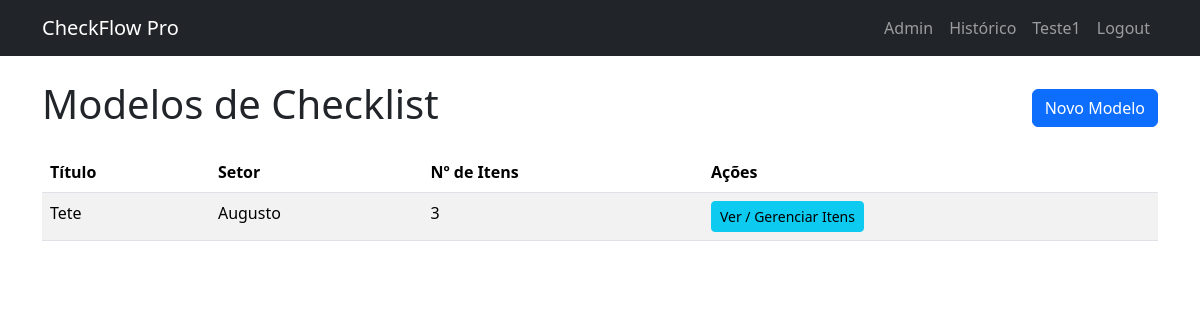
/admin/checklists (signed in), run on the app's committed database.
### app/models.py (models this page shows, shortened)
class User(UserMixin, db.Model):
    id = db.Column(db.Integer, primary_key=True)
    username = db.Column(db.String(80), unique=True, nullable=False)
    email = db.Column(db.String(120), unique=True, nullable=False)
    password_hash = db.Column(db.String(256)) # Aumentamos o tamanho para o hash
    role = db.Column(db.String(20), nullable=False)  # 'Administrador', 'Líder', 'Operador'
    sectors = db.relationship('Sector', secondary=leader_sector_association, back_populates='leaders')

class ChecklistTemplate(db.Model):
    id = db.Column(db.Integer, primary_key=True)
    title = db.Column(db.String(150), nullable=False)
    description = db.Column(db.Text)
    sector_id = db.Column(db.Integer, db.ForeignKey('sector.id'), nullable=False)
    items = db.relationship('ChecklistItemTemplate', backref='template', lazy=True, cascade="all, delete-orphan")

class Sector(db.Model):
    id = db.Column(db.Integer, primary_key=True)
    name = db.Column(db.String(100), unique=True, nullable=False)
    description = db.Column(db.String(255))
    leaders = db.relationship('User', secondary=leader_sector_association, back_populates='sectors')
    checklist_templates = db.relationship('ChecklistTemplate', backref='sector', lazy=True)

### app/routes.py (the view)
@bp.route('/admin/checklists')
@login_required
@admin_required
def list_checklists():
    templates = ChecklistTemplate.query.all()
    return render_template('admin/checklists.html', templates=templates, title='Modelos de Checklist')

### app/__init__.py (called while the page is built)
def create_app(config_class=Config):
    app = Flask(__name__)
    app.config.from_object(config_class)
    mail.init_app(app)
    db.init_app(app)
    migrate.init_app(app, db)
    login_manager.init_app(app)
    from . import models
    from . import routes
    app.register_blueprint(routes.bp) # Usaremos um Blueprint para organizar as rotas
    @login_manager.user_loader
    def load_user(user_id):
        return models.User.query.get(int(user_id))
    return app

### app/routes.py (called while the page is built)
def admin_required(f):
    @wraps(f)
    def decorated_function(*args, **kwargs):
        if not current_user.is_authenticated or current_user.role != 'Administrador':
            abort(403) # Proibido o acesso
        return f(*args, **kwargs)
    return decorated_function

### app/templates/admin/checklists.html
{% extends "base.html" %}
{% block content %}
    <div class="d-flex justify-content-between align-items-center mb-3">
        <h1>Modelos de Checklist</h1>
        <a href="{{ url_for('main.create_checklist') }}" class="btn btn-primary">Novo Modelo</a>
    </div>
    <table class="table table-striped">
        <thead>
            <tr>
                <th>Título</th>
                <th>Setor</th>
                <th>Nº de Itens</th>
                <th>Ações</th>
            </tr>
        </thead>
        <tbody>
            {% for template in templates %}
            <tr>
                <td>{{ template.title }}</td>
                <td>{{ template.sector.name }}</td>
                <td>{{ template.items|length }}</td>
                <td>
                    <a href="{{ url_for('main.checklist_detail', template_id=template.id) }}" class="btn btn-sm btn-info">Ver / Gerenciar Itens</a>
                </td>
            </tr>
            {% else %}
            <tr>
                <td colspan="4">Nenhum modelo de checklist encontrado.</td>
            </tr>
            {% endfor %}
        </tbody>
    </table>
{% endblock %}

### app/templates/base.html (shortened to what this page needs)
<!DOCTYPE html>
<html lang="pt-br">
<head>
    <link href="https://cdn.jsdelivr.net/npm/bootstrap@5.3.3/dist/css/bootstrap.min.css" rel="stylesheet">
</head>
<body>
    <nav class="navbar navbar-expand-lg navbar-dark bg-dark">
        <div class="container">
            <a class="navbar-brand" href="{{ url_for('main.index') }}">CheckFlow Pro</a>
            <div class="navbar-nav ms-auto">
                {% if current_user.is_authenticated %}
                    {% if current_user.role == 'Administrador' %}
                        <a class="nav-item nav-link" href="{{ url_for('main.admin_dashboard') }}">Admin</a>
                    {% elif current_user.role == 'Líder' %}
                        <a class="nav-item nav-link" href="{{ url_for('main.leader_dashboard') }}">Pendentes</a>
                    {% endif %}
                    {% if current_user.role in ['Líder', 'Administrador'] %}
                        <a class="nav-item nav-link" href="{{ url_for('main.checklist_history') }}">Histórico</a>
                    {% endif %}
                    <a class="nav-item nav-link" href="#">{{ current_user.username }}</a>
                    <a class="nav-item nav-link" href="{{ url_for('main.logout') }}">Logout</a>
                {% else %}
                    <a class="nav-item nav-link" href="{{ url_for('main.login') }}">Login</a>
                    <a class="nav-item nav-link" href="{{ url_for('main.register') }}">Registrar</a>
                {% endif %}
            </div>
        </div>
    </nav>
    <main class="container mt-4">
        {% block content %}{% endblock %}
    </main>
</body>
</html>

### data on the page
User: username "Teste1"
ChecklistTemplate: title "Tete", sector.name "Augusto", items|length "3"
